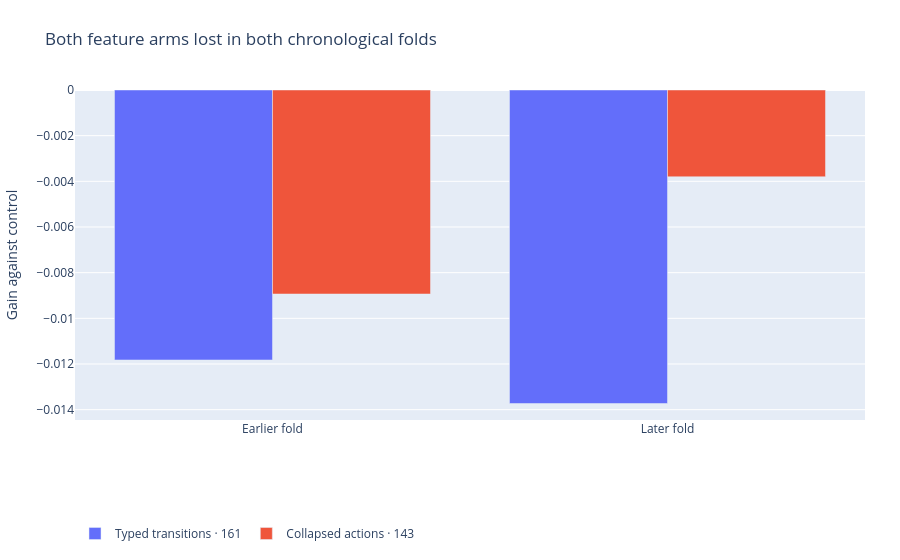

Notebook code for this chart:
### Markdown cell above
## Chronological stability

### Code cell
show_review(3)

### Figure 1 — Plotly figure (JSON) as saved in the notebook; plotly's stock layout.template omitted (floating-point values rounded to 4 significant figures)
{"data": [{"name": "Typed transitions · 161", "type": "bar", "x": ["Earlier fold", "Later fold"], "y": [-0.01182, -0.01373]}, {"name": "Collapsed actions · 143", "type": "bar", "x": ["Earlier fold", "Later fold"], "y": [-0.008935, -0.003801]}], "layout": {"barmode": "group", "legend": {"orientation": "h", "y": -0.3}, "margin": {"b": 95, "l": 70, "r": 35, "t": 90}, "title": {"text": "Both feature arms lost in both chronological folds"}, "yaxis": {"title": {"text": "Gain against control"}}}}
